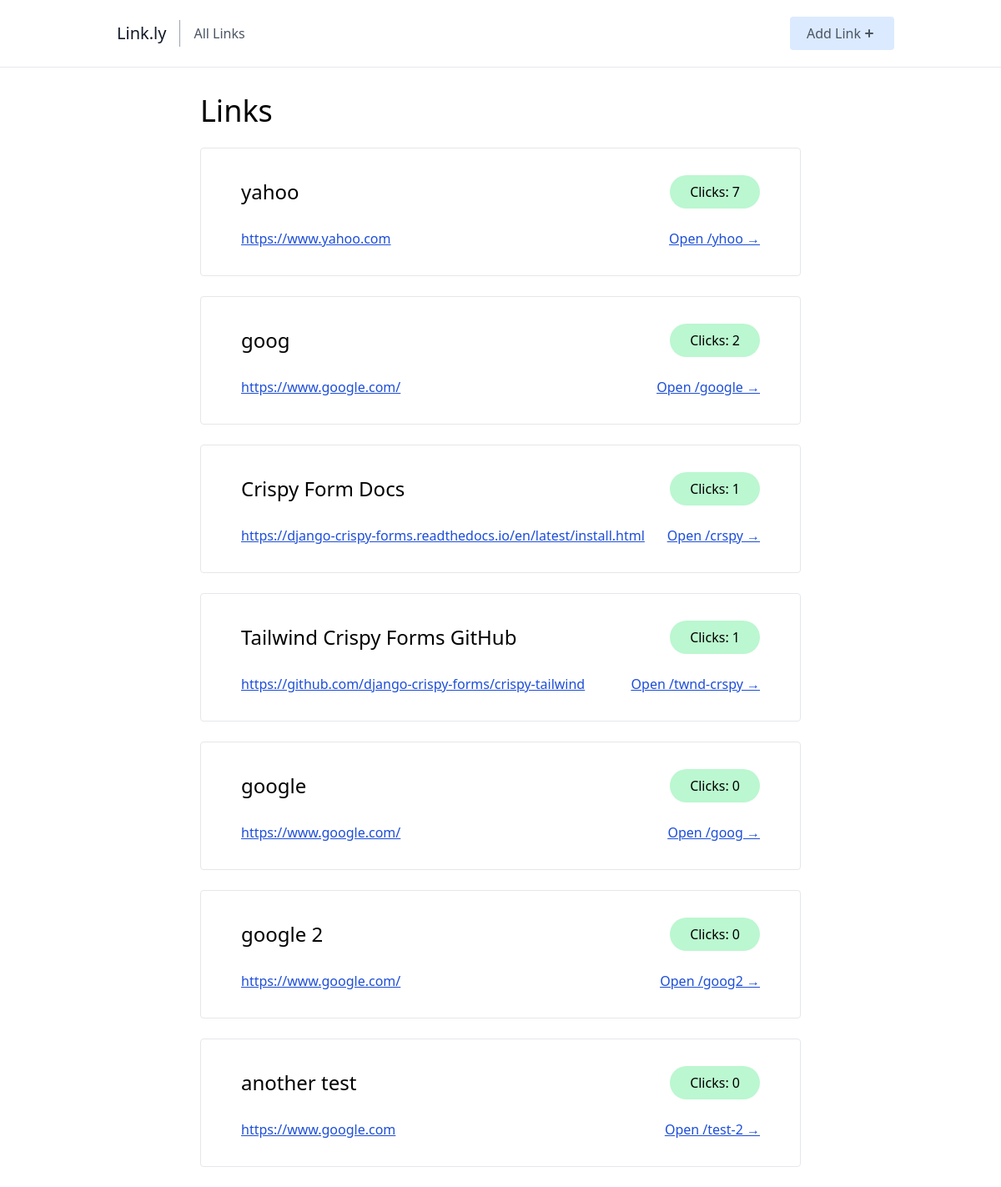
The page / on the database its author committed.
### links/models.py (models this page shows, shortened)
class Link(models.Model):
    name = models.CharField(max_length=50, unique=True)
    url = models.URLField(max_length=200)
    slug = models.SlugField(unique=True, blank=True)
    clicks = models.PositiveIntegerField(default=0)

### links/views.py (the view)
# urls.py: path('', views.index, name="home"),
def index(request):
    links = Link.objects.all().order_by("-clicks")
    context = {
        "links": links
    }
    return render(request, 'links/index.html', context)

### links/templates/links/index.html
{% extends 'links/_base.html' %}
{% block content %}
<div class="sm:w-2/3 mx-auto px-10">
    <h1 class="text-4xl mb-2">Links</h1>
    {% for link in links %}
    <div class="border rounded px-12 py-8 my-6 hover:bg-gray-50">
        <div class="flex justify-between items-center pb-6">
            <p class="text-2xl">{{link.name}}</p>
            <p class="rounded-full bg-green-200 px-6 py-2">Clicks: {{link.clicks}}</p>
        </div>
        <div class="flex justify-between items-center">
            <p><a class="underline text-blue-700" href="{{link.url}}">{{link.url}}</a></p>
            <p class="underline underline text-blue-700"><a target="_blank" href="{% url 'root-link' link.slug %}">Open /{{link.slug}} →</a></p>
        </div>
    </div>
    {% endfor %}
</div>
{% endblock content %}

### links/templates/links/_base.html (shortened to what this page needs)
<html>
    <head>
        <script src="https://cdn.tailwindcss.com"></script>
    </head>
    <body class="">
        <header class="text-gray-600 body-font border-b mb-8">
            <div class="container mx-auto flex flex-wrap px-10 py-5 flex-col md:flex-row items-center">
                <a href="{% url 'home' %}" class="flex title-font font-medium items-center text-gray-900 mb-4 md:mb-0">
                <span class="ml-3 text-xl">Link.ly</span>
                </a>
                <nav class="md:mr-auto md:ml-4 md:py-1 md:pl-4 md:border-l md:border-gray-400	flex flex-wrap items-center text-base justify-center">
                <a href="{% url 'home' %}" class="mr-5 hover:text-gray-900">All Links</a>
                </nav>
                <a href="{% url 'create-link' %}">
                    <button class="inline-flex items-center bg-blue-100 border-0 py-2 px-5 focus:outline-none hover:bg-blue-200 rounded text-base mt-4 md:mt-0">Add Link
                        <svg xmlns="http://www.w3.org/2000/svg" class="h-5 w-5" viewBox="0 0 20 20" fill="currentColor">
                            <path fill-rule="evenodd" d="M10 5a1 1 0 011 1v3h3a1 1 0 110 2h-3v3a1 1 0 11-2 0v-3H6a1 1 0 110-2h3V6a1 1 0 011-1z" clip-rule="evenodd" />
                        </svg>
                    </button>
                </a>
            </div>
        </header>
        <div>
            {% block content %}
            {% endblock content %}
        </div>
    </body>
</html>

### rows shown on the page
Link: name "yahoo", clicks "7", url "https://www.yahoo.com", slug "yhoo"
Link: name "goog", clicks "2", url "https://www.google.com/", slug "google"
Link: name "Crispy Form Docs", clicks "1", url "https://django-crispy-forms.readthedocs.io/en/latest/install.html", slug "crspy"
Link: name "Tailwind Crispy Forms GitHub", clicks "1", url "https://github.com/django-crispy-forms/crispy-tailwind", slug "twnd-crspy"
Link: name "google", clicks "0", url "https://www.google.com/", slug "goog"
Link: name "google 2", clicks "0", url "https://www.google.com/", slug "goog2"
Link: name "another test", clicks "0", url "https://www.google.com", slug "test-2"
